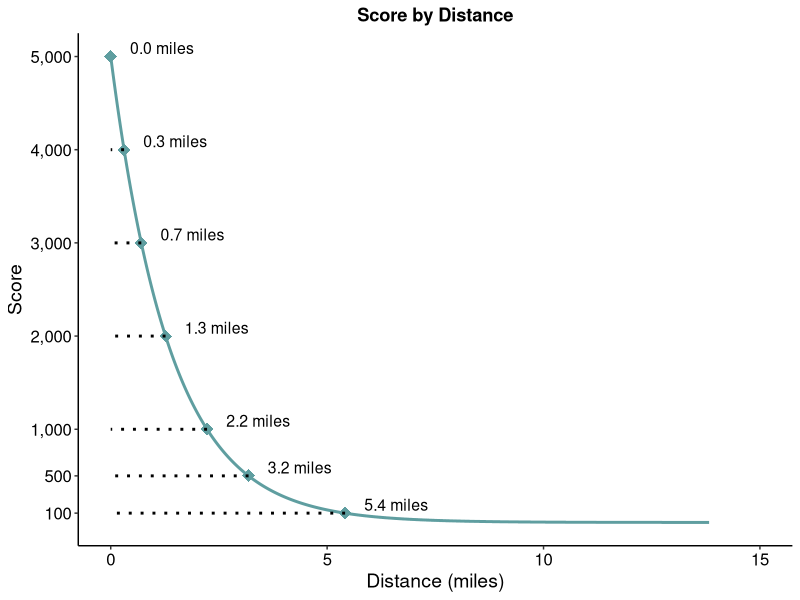
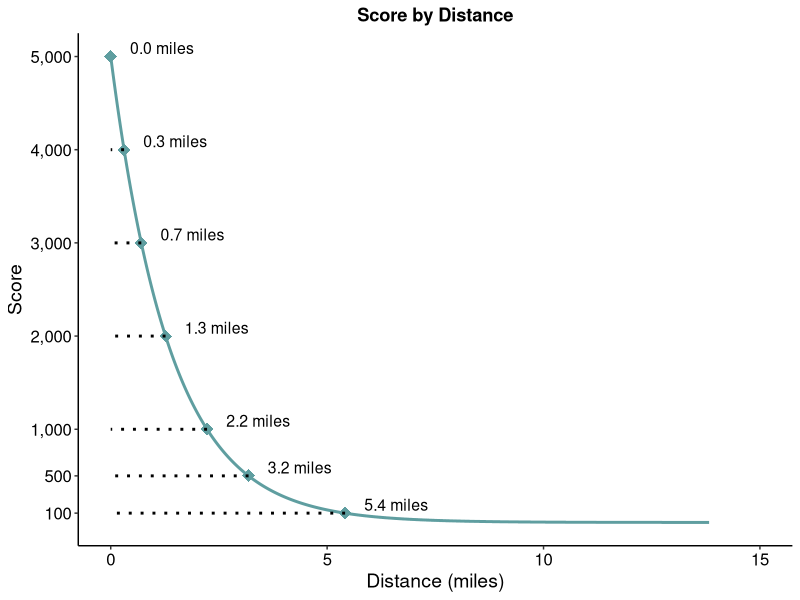

R code for these plots, in order:
library(dplyr)
library(ggplot2)

city<-"DC"

if(city=="DC"){
  max_dist=73000
}
if(city=="NYC"){
  max_dist=130000
}

df <- data.frame(distance = 0:max_dist) %>%
  mutate(score = round(5000 * exp(-10 * distance / max_dist), 0)) %>%
  mutate(highlights = ifelse(
    score %in% c(100, 500, 1000, 2000, 3000, 4000, 5000),
    score,
    NA
  )) %>%
  group_by(highlights) %>%
  mutate(max_distance = max(distance)) %>%
  ungroup() %>%
  mutate(max_distance = ifelse(is.na(highlights), NA, max_distance)) %>%
  mutate(highlights = ifelse(max_distance == distance, highlights, NA)) %>%
  select(-max_distance)%>%
  mutate(dist_miles=distance/5280)

ggplot(df, aes(x = dist_miles)) +
  geom_line(aes(y = score), color = "#5F9EA0", size = 1) +
  geom_point(aes(y = highlights), color = "#5F9EA0", shape = 18, size = 4) +
  geom_segment(aes(
    x = dist_miles, xend = 0,
    y = highlights, yend = highlights
  ), linetype = "dotted", color = "black", size = 1) +
  geom_text(
    aes(
      x = dist_miles,
      y = highlights,
      label = ifelse(!is.na(highlights), sprintf("%.1f miles", round(dist_miles, 1)), NA)
    ),
    hjust = -0.3,
    vjust = -0.2,
    color = "black",
    size = 4
  ) +
  {
    if (city == "NYC") {
      scale_x_continuous(
        limits = c(0, 25),
        breaks = seq(0, 25, by = 5),
        labels = scales::comma
      )
    } else if (city == "DC") {
      scale_x_continuous(
        limits = c(0, 15),
        breaks = seq(0, 15, by = 5),
        labels = scales::comma
      )
    }
  } +
  scale_y_continuous(
    limits = c(0, 5000),
    breaks = c(100, 500, 1000, 2000, 3000, 4000, 5000),
    labels = scales::comma
  ) +
  labs(
    title = "Score by Distance",
    x = "Distance (miles)",
    y = "Score"
  ) +
  theme_classic() +
  theme(
    plot.title = element_text(color = "black", hjust = 0.5, face = "bold"),
    axis.title.x = element_text(color = "black", size=14),
    axis.title.y = element_text(color = "black", size=14),
    axis.text.x = element_text(color = "black", size=12),
    axis.text.y = element_text(color = "black", size=12),
    axis.line.y = element_line()
  )
ggsave("geoguesser_score_DC.png", width = 5, height = 5, units = "in")
